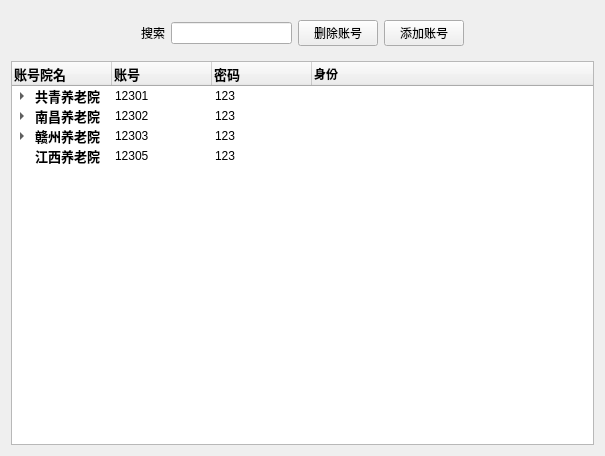
<?xml version="1.0" encoding="UTF-8"?>
<ui version="4.0">
 <class>menu4</class>
 <widget class="QWidget" name="menu4">
  <property name="geometry">
   <rect>
    <x>0</x>
    <y>0</y>
    <width>605</width>
    <height>456</height>
   </rect>
  </property>
  <property name="windowTitle">
   <string>Form</string>
  </property>
  <layout class="QGridLayout" name="gridLayout_2">
   <item row="0" column="0">
    <widget class="QWidget" name="widget" native="true">
     <layout class="QGridLayout" name="gridLayout">
      <item row="0" column="5">
       <spacer name="horizontalSpacer_2">
        <property name="orientation">
         <enum>Qt::Horizontal</enum>
        </property>
        <property name="sizeHint" stdset="0">
         <size>
          <width>40</width>
          <height>20</height>
         </size>
        </property>
       </spacer>
      </item>
      <item row="0" column="1">
       <widget class="QLabel" name="label">
        <property name="text">
         <string>搜索</string>
        </property>
       </widget>
      </item>
      <item row="0" column="2">
       <widget class="QLineEdit" name="lineEdit"/>
      </item>
      <item row="0" column="4">
       <widget class="QPushButton" name="pushButton">
        <property name="text">
         <string>添加账号</string>
        </property>
       </widget>
      </item>
      <item row="0" column="0">
       <spacer name="horizontalSpacer">
        <property name="orientation">
         <enum>Qt::Horizontal</enum>
        </property>
        <property name="sizeHint" stdset="0">
         <size>
          <width>40</width>
          <height>20</height>
         </size>
        </property>
       </spacer>
      </item>
      <item row="0" column="3">
       <widget class="QPushButton" name="pushButton_2">
        <property name="text">
         <string>删除账号</string>
        </property>
       </widget>
      </item>
     </layout>
    </widget>
   </item>
   <item row="1" column="0">
    <widget class="QTreeWidget" name="treeWidget">
     <column>
      <property name="text">
       <string>账号院名</string>
      </property>
      <property name="font">
       <font>
        <pointsize>10</pointsize>
        <weight>75</weight>
        <bold>true</bold>
       </font>
      </property>
     </column>
     <column>
      <property name="text">
       <string>账号</string>
      </property>
      <property name="font">
       <font>
        <pointsize>10</pointsize>
        <weight>75</weight>
        <bold>true</bold>
       </font>
      </property>
     </column>
     <column>
      <property name="text">
       <string>密码</string>
      </property>
      <property name="font">
       <font>
        <pointsize>10</pointsize>
        <weight>75</weight>
        <bold>true</bold>
       </font>
      </property>
     </column>
     <column>
      <property name="text">
       <string>身份</string>
      </property>
      <property name="font">
       <font>
        <weight>75</weight>
        <bold>true</bold>
       </font>
      </property>
     </column>
     <item>
      <property name="text">
       <string>共青养老院</string>
      </property>
      <property name="font">
       <font>
        <pointsize>10</pointsize>
        <weight>75</weight>
        <bold>true</bold>
       </font>
      </property>
      <property name="text">
       <string>12301</string>
      </property>
      <property name="text">
       <string>123</string>
      </property>
      <property name="text">
       <string/>
      </property>
      <item>
       <property name="text">
        <string>王</string>
       </property>
       <property name="font">
        <font>
         <underline>false</underline>
         <strikeout>false</strikeout>
        </font>
       </property>
       <property name="text">
        <string>002</string>
       </property>
       <property name="text">
        <string>123</string>
       </property>
       <property name="text">
        <string>院长</string>
       </property>
      </item>
      <item>
       <property name="text">
        <string>小刘</string>
       </property>
       <property name="text">
        <string>003</string>
       </property>
       <property name="text">
        <string>123</string>
       </property>
       <property name="text">
        <string>副院长</string>
       </property>
      </item>
      <item>
       <property name="text">
        <string>小西</string>
       </property>
       <property name="text">
        <string>005</string>
       </property>
       <property name="text">
        <string>123</string>
       </property>
       <property name="text">
        <string>护工</string>
       </property>
      </item>
     </item>
     <item>
      <property name="text">
       <string>南昌养老院</string>
      </property>
      <property name="font">
       <font>
        <pointsize>10</pointsize>
        <weight>75</weight>
        <bold>true</bold>
       </font>
      </property>
      <property name="text">
       <string>12302</string>
      </property>
      <property name="text">
       <string>123</string>
      </property>
      <item>
       <property name="text">
        <string>老赵</string>
       </property>
       <property name="font">
        <font>
         <italic>false</italic>
         <underline>true</underline>
        </font>
       </property>
       <property name="text">
        <string>006</string>
       </property>
       <property name="text">
        <string>123</string>
       </property>
       <property name="text">
        <string>院长</string>
       </property>
      </item>
     </item>
     <item>
      <property name="text">
       <string>赣州养老院</string>
      </property>
      <property name="font">
       <font>
        <pointsize>10</pointsize>
        <weight>75</weight>
        <bold>true</bold>
       </font>
      </property>
      <property name="text">
       <string>12303</string>
      </property>
      <property name="text">
       <string>123</string>
      </property>
      <item>
       <property name="text">
        <string>老吴</string>
       </property>
       <property name="text">
        <string>008</string>
       </property>
       <property name="text">
        <string>123</string>
       </property>
       <property name="text">
        <string>院长</string>
       </property>
      </item>
     </item>
     <item>
      <property name="text">
       <string>江西养老院</string>
      </property>
      <property name="font">
       <font>
        <pointsize>10</pointsize>
        <weight>75</weight>
        <bold>true</bold>
       </font>
      </property>
      <property name="text">
       <string>12305</string>
      </property>
      <property name="text">
       <string>123</string>
      </property>
     </item>
    </widget>
   </item>
  </layout>
 </widget>
 <resources/>
 <connections/>
</ui>
